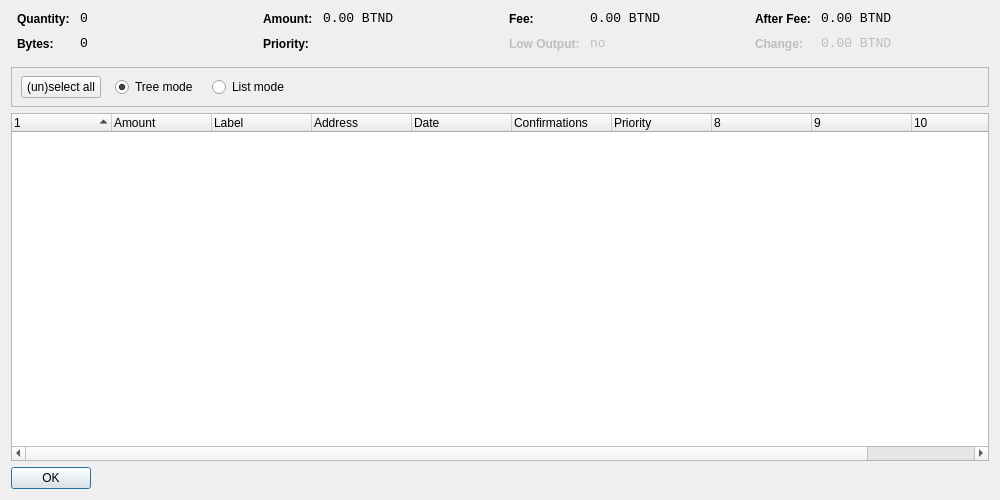
<?xml version="1.0" encoding="UTF-8"?>
<ui version="4.0">
 <class>CoinControlDialog</class>
 <widget class="QDialog" name="CoinControlDialog">
  <property name="geometry">
   <rect>
    <x>0</x>
    <y>0</y>
    <width>1000</width>
    <height>500</height>
   </rect>
  </property>
  <property name="windowTitle">
   <string>Coin Control</string>
  </property>
  <layout class="QVBoxLayout" name="verticalLayout">
   <item>
    <layout class="QHBoxLayout" name="horizontalLayoutTop" stretch="0,0,0,0">
     <property name="topMargin">
      <number>0</number>
     </property>
     <property name="bottomMargin">
      <number>10</number>
     </property>
     <item>
      <layout class="QFormLayout" name="formLayoutCoinControl1">
       <property name="horizontalSpacing">
        <number>10</number>
       </property>
       <property name="verticalSpacing">
        <number>10</number>
       </property>
       <property name="leftMargin">
        <number>6</number>
       </property>
       <property name="rightMargin">
        <number>6</number>
       </property>
       <item row="0" column="0">
        <widget class="QLabel" name="labelCoinControlQuantityText">
         <property name="styleSheet">
          <string notr="true">font-weight:bold;</string>
         </property>
         <property name="text">
          <string>Quantity:</string>
         </property>
        </widget>
       </item>
       <item row="0" column="1">
        <widget class="QLabel" name="labelCoinControlQuantity">
         <property name="font">
          <font>
           <family>Monospace</family>
           <pointsize>10</pointsize>
          </font>
         </property>
         <property name="cursor">
          <cursorShape>IBeamCursor</cursorShape>
         </property>
         <property name="contextMenuPolicy">
          <enum>Qt::ActionsContextMenu</enum>
         </property>
         <property name="text">
          <string notr="true">0</string>
         </property>
         <property name="textInteractionFlags">
          <set>Qt::LinksAccessibleByMouse|Qt::TextSelectableByKeyboard|Qt::TextSelectableByMouse</set>
         </property>
        </widget>
       </item>
       <item row="1" column="0">
        <widget class="QLabel" name="labelCoinControlBytesText">
         <property name="styleSheet">
          <string notr="true">font-weight:bold;</string>
         </property>
         <property name="text">
          <string>Bytes:</string>
         </property>
        </widget>
       </item>
       <item row="1" column="1">
        <widget class="QLabel" name="labelCoinControlBytes">
         <property name="font">
          <font>
           <family>Monospace</family>
           <pointsize>10</pointsize>
          </font>
         </property>
         <property name="cursor">
          <cursorShape>IBeamCursor</cursorShape>
         </property>
         <property name="contextMenuPolicy">
          <enum>Qt::ActionsContextMenu</enum>
         </property>
         <property name="text">
          <string notr="true">0</string>
         </property>
         <property name="textInteractionFlags">
          <set>Qt::LinksAccessibleByMouse|Qt::TextSelectableByKeyboard|Qt::TextSelectableByMouse</set>
         </property>
        </widget>
       </item>
      </layout>
     </item>
     <item>
      <layout class="QFormLayout" name="formLayoutCoinControl2">
       <property name="horizontalSpacing">
        <number>10</number>
       </property>
       <property name="verticalSpacing">
        <number>10</number>
       </property>
       <property name="leftMargin">
        <number>6</number>
       </property>
       <property name="rightMargin">
        <number>6</number>
       </property>
       <item row="0" column="0">
        <widget class="QLabel" name="labelCoinControlAmountText">
         <property name="styleSheet">
          <string notr="true">font-weight:bold;</string>
         </property>
         <property name="text">
          <string>Amount:</string>
         </property>
        </widget>
       </item>
       <item row="0" column="1">
        <widget class="QLabel" name="labelCoinControlAmount">
         <property name="font">
          <font>
           <family>Monospace</family>
           <pointsize>10</pointsize>
          </font>
         </property>
         <property name="cursor">
          <cursorShape>IBeamCursor</cursorShape>
         </property>
         <property name="contextMenuPolicy">
          <enum>Qt::ActionsContextMenu</enum>
         </property>
         <property name="text">
          <string notr="true">0.00 BTND</string>
         </property>
         <property name="textInteractionFlags">
          <set>Qt::LinksAccessibleByMouse|Qt::TextSelectableByKeyboard|Qt::TextSelectableByMouse</set>
         </property>
        </widget>
       </item>
       <item row="1" column="0">
        <widget class="QLabel" name="labelCoinControlPriorityText">
         <property name="styleSheet">
          <string notr="true">font-weight:bold;</string>
         </property>
         <property name="text">
          <string>Priority:</string>
         </property>
        </widget>
       </item>
       <item row="1" column="1">
        <widget class="QLabel" name="labelCoinControlPriority">
         <property name="font">
          <font>
           <family>Monospace</family>
           <pointsize>10</pointsize>
          </font>
         </property>
         <property name="cursor">
          <cursorShape>IBeamCursor</cursorShape>
         </property>
         <property name="contextMenuPolicy">
          <enum>Qt::ActionsContextMenu</enum>
         </property>
         <property name="text">
          <string/>
         </property>
         <property name="textInteractionFlags">
          <set>Qt::LinksAccessibleByMouse|Qt::TextSelectableByKeyboard|Qt::TextSelectableByMouse</set>
         </property>
        </widget>
       </item>
      </layout>
     </item>
     <item>
      <layout class="QFormLayout" name="formLayoutCoinControl3">
       <property name="horizontalSpacing">
        <number>10</number>
       </property>
       <property name="verticalSpacing">
        <number>10</number>
       </property>
       <property name="leftMargin">
        <number>6</number>
       </property>
       <property name="rightMargin">
        <number>6</number>
       </property>
       <item row="0" column="0">
        <widget class="QLabel" name="labelCoinControlFeeText">
         <property name="styleSheet">
          <string notr="true">font-weight:bold;</string>
         </property>
         <property name="text">
          <string>Fee:</string>
         </property>
        </widget>
       </item>
       <item row="0" column="1">
        <widget class="QLabel" name="labelCoinControlFee">
         <property name="font">
          <font>
           <family>Monospace</family>
           <pointsize>10</pointsize>
          </font>
         </property>
         <property name="cursor">
          <cursorShape>IBeamCursor</cursorShape>
         </property>
         <property name="contextMenuPolicy">
          <enum>Qt::ActionsContextMenu</enum>
         </property>
         <property name="text">
          <string notr="true">0.00 BTND</string>
         </property>
         <property name="textInteractionFlags">
          <set>Qt::LinksAccessibleByMouse|Qt::TextSelectableByKeyboard|Qt::TextSelectableByMouse</set>
         </property>
        </widget>
       </item>
       <item row="1" column="0">
        <widget class="QLabel" name="labelCoinControlLowOutputText">
         <property name="enabled">
          <bool>false</bool>
         </property>
         <property name="styleSheet">
          <string notr="true">font-weight:bold;</string>
         </property>
         <property name="text">
          <string>Low Output:</string>
         </property>
        </widget>
       </item>
       <item row="1" column="1">
        <widget class="QLabel" name="labelCoinControlLowOutput">
         <property name="enabled">
          <bool>false</bool>
         </property>
         <property name="font">
          <font>
           <family>Monospace</family>
           <pointsize>10</pointsize>
          </font>
         </property>
         <property name="cursor">
          <cursorShape>IBeamCursor</cursorShape>
         </property>
         <property name="contextMenuPolicy">
          <enum>Qt::ActionsContextMenu</enum>
         </property>
         <property name="text">
          <string notr="true">no</string>
         </property>
         <property name="textInteractionFlags">
          <set>Qt::LinksAccessibleByMouse|Qt::TextSelectableByKeyboard|Qt::TextSelectableByMouse</set>
         </property>
        </widget>
       </item>
      </layout>
     </item>
     <item>
      <layout class="QFormLayout" name="formLayoutCoinControl4">
       <property name="horizontalSpacing">
        <number>10</number>
       </property>
       <property name="verticalSpacing">
        <number>10</number>
       </property>
       <property name="leftMargin">
        <number>6</number>
       </property>
       <property name="rightMargin">
        <number>6</number>
       </property>
       <item row="0" column="0">
        <widget class="QLabel" name="labelCoinControlAfterFeeText">
         <property name="styleSheet">
          <string notr="true">font-weight:bold;</string>
         </property>
         <property name="text">
          <string>After Fee:</string>
         </property>
        </widget>
       </item>
       <item row="0" column="1">
        <widget class="QLabel" name="labelCoinControlAfterFee">
         <property name="font">
          <font>
           <family>Monospace</family>
           <pointsize>10</pointsize>
          </font>
         </property>
         <property name="cursor">
          <cursorShape>IBeamCursor</cursorShape>
         </property>
         <property name="contextMenuPolicy">
          <enum>Qt::ActionsContextMenu</enum>
         </property>
         <property name="text">
          <string notr="true">0.00 BTND</string>
         </property>
         <property name="textInteractionFlags">
          <set>Qt::LinksAccessibleByMouse|Qt::TextSelectableByKeyboard|Qt::TextSelectableByMouse</set>
         </property>
        </widget>
       </item>
       <item row="1" column="0">
        <widget class="QLabel" name="labelCoinControlChangeText">
         <property name="enabled">
          <bool>false</bool>
         </property>
         <property name="styleSheet">
          <string notr="true">font-weight:bold;</string>
         </property>
         <property name="text">
          <string>Change:</string>
         </property>
        </widget>
       </item>
       <item row="1" column="1">
        <widget class="QLabel" name="labelCoinControlChange">
         <property name="enabled">
          <bool>false</bool>
         </property>
         <property name="font">
          <font>
           <family>Monospace</family>
           <pointsize>10</pointsize>
          </font>
         </property>
         <property name="cursor">
          <cursorShape>IBeamCursor</cursorShape>
         </property>
         <property name="contextMenuPolicy">
          <enum>Qt::ActionsContextMenu</enum>
         </property>
         <property name="text">
          <string notr="true">0.00 BTND</string>
         </property>
         <property name="textInteractionFlags">
          <set>Qt::LinksAccessibleByMouse|Qt::TextSelectableByKeyboard|Qt::TextSelectableByMouse</set>
         </property>
        </widget>
       </item>
      </layout>
     </item>
    </layout>
   </item>
   <item>
    <widget class="QFrame" name="frame">
     <property name="minimumSize">
      <size>
       <width>0</width>
       <height>40</height>
      </size>
     </property>
     <property name="frameShape">
      <enum>QFrame::StyledPanel</enum>
     </property>
     <property name="frameShadow">
      <enum>QFrame::Sunken</enum>
     </property>
     <widget class="QWidget" name="horizontalLayoutWidget">
      <property name="geometry">
       <rect>
        <x>10</x>
        <y>0</y>
        <width>781</width>
        <height>41</height>
       </rect>
      </property>
      <layout class="QHBoxLayout" name="horizontalLayoutPanel" stretch="0,0,0,0,0">
       <property name="spacing">
        <number>14</number>
       </property>
       <item>
        <widget class="QPushButton" name="pushButtonSelectAll">
         <property name="sizePolicy">
          <sizepolicy hsizetype="Maximum" vsizetype="Fixed">
           <horstretch>0</horstretch>
           <verstretch>0</verstretch>
          </sizepolicy>
         </property>
         <property name="text">
          <string>(un)select all</string>
         </property>
        </widget>
       </item>
       <item>
        <widget class="QRadioButton" name="radioTreeMode">
         <property name="sizePolicy">
          <sizepolicy hsizetype="Maximum" vsizetype="Fixed">
           <horstretch>0</horstretch>
           <verstretch>0</verstretch>
          </sizepolicy>
         </property>
         <property name="text">
          <string>Tree mode</string>
         </property>
         <property name="checked">
          <bool>true</bool>
         </property>
        </widget>
       </item>
       <item>
        <widget class="QRadioButton" name="radioListMode">
         <property name="sizePolicy">
          <sizepolicy hsizetype="Maximum" vsizetype="Fixed">
           <horstretch>0</horstretch>
           <verstretch>0</verstretch>
          </sizepolicy>
         </property>
         <property name="text">
          <string>List mode</string>
         </property>
        </widget>
       </item>
       <item>
        <spacer name="horizontalSpacer">
         <property name="orientation">
          <enum>Qt::Horizontal</enum>
         </property>
         <property name="sizeHint" stdset="0">
          <size>
           <width>40</width>
           <height>20</height>
          </size>
         </property>
        </spacer>
       </item>
      </layout>
     </widget>
    </widget>
   </item>
   <item>
    <widget class="CoinControlTreeWidget" name="treeWidget">
     <property name="contextMenuPolicy">
      <enum>Qt::CustomContextMenu</enum>
     </property>
     <property name="sortingEnabled">
      <bool>false</bool>
     </property>
     <property name="columnCount">
      <number>11</number>
     </property>
     <attribute name="headerShowSortIndicator" stdset="0">
      <bool>true</bool>
     </attribute>
     <attribute name="headerStretchLastSection">
      <bool>false</bool>
     </attribute>
     <column>
      <property name="text">
       <string/>
      </property>
     </column>
     <column>
      <property name="text">
       <string>Amount</string>
      </property>
     </column>
     <column>
      <property name="text">
       <string>Label</string>
      </property>
     </column>
     <column>
      <property name="text">
       <string>Address</string>
      </property>
     </column>
     <column>
      <property name="text">
       <string>Date</string>
      </property>
     </column>
     <column>
      <property name="text">
       <string>Confirmations</string>
      </property>
      <property name="toolTip">
       <string>Confirmed</string>
      </property>
     </column>
     <column>
      <property name="text">
       <string>Priority</string>
      </property>
     </column>
     <column>
      <property name="text">
       <string/>
      </property>
     </column>
     <column>
      <property name="text">
       <string/>
      </property>
     </column>
     <column>
      <property name="text">
       <string/>
      </property>
     </column>
     <column>
      <property name="text">
       <string/>
      </property>
     </column>
    </widget>
   </item>
   <item>
    <widget class="QDialogButtonBox" name="buttonBox">
     <property name="sizePolicy">
      <sizepolicy hsizetype="Maximum" vsizetype="Fixed">
       <horstretch>0</horstretch>
       <verstretch>0</verstretch>
      </sizepolicy>
     </property>
     <property name="orientation">
      <enum>Qt::Horizontal</enum>
     </property>
     <property name="standardButtons">
      <set>QDialogButtonBox::Ok</set>
     </property>
    </widget>
   </item>
  </layout>
 </widget>
 <customwidgets>
  <customwidget>
   <class>CoinControlTreeWidget</class>
   <extends>QTreeWidget</extends>
   <header>coincontroltreewidget.h</header>
  </customwidget>
 </customwidgets>
 <resources/>
 <connections/>
</ui>
